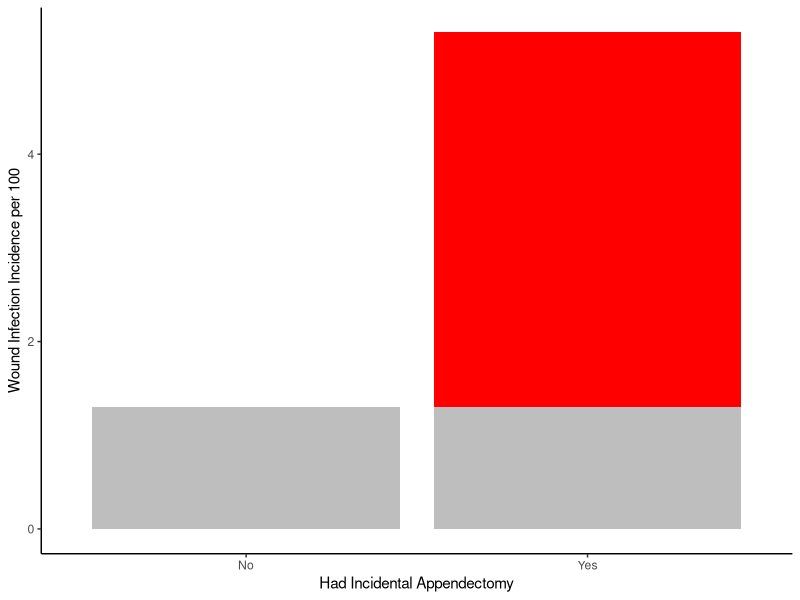

Source code (R):
## ---- chunk 1
knitr::include_graphics("https://picsum.photos/200/300")
## ---- chunk 2
library(dplyr, warn.conflicts = FALSE)
library(ggplot2)
## ---- chunk 3
crosstab_mat <- matrix(
  c(a = 7, b = 124, c = 1, d = 78),
  ncol = 2,
  byrow = TRUE
)

# Add names to make the matrix more readable
rownames(crosstab_mat) <- c("Appendectomy", "No Appendectomy")
colnames(crosstab_mat) <- c("Infection", "No Infection")

crosstab_mat
## ---- chunk 4
crosstab <- as.table(crosstab_mat)

# Add margins
crosstab <- addmargins(crosstab)
crosstab
## ---- chunk 5
crosstab_df <- as.data.frame(crosstab_mat)
crosstab_df
## ---- chunk 6
tbl <- tribble(
  ~appendectomy, ~infection, ~count,
  "Yes", "Yes", 7,
  "Yes", "No",  124,
  "No",  "Yes", 1,
  "No",  "No",  78
)

# Add margins
tbl %>% 
  group_by(appendectomy) %>% 
  mutate(appendectomy_totals = sum(count)) %>% 
  group_by(infection) %>% 
  mutate(infection_totals = sum(count)) %>% 
  ungroup() %>% 
  mutate(margin_total = sum(count))
## ---- chunk 7
crosstab_mat <- cbind(crosstab_mat, rowsum = rowSums(crosstab_mat))
crosstab_mat
## ---- chunk 8
ip_mat <- crosstab_mat[, "Infection"] / crosstab_mat[, "rowsum"]
crosstab_mat <- cbind(crosstab_mat, ip_mat)
crosstab_mat
## ---- chunk 9
ip_tab <- crosstab[, "Infection"] / crosstab[, "Sum"]
crosstab <- cbind(crosstab, ip_tab)
crosstab
## ---- chunk 10
crosstab_df <- crosstab_df %>% 
  mutate(
    rowsum = rowSums(crosstab_df),
    ip_df = `Infection` / rowsum
  )

crosstab_df
## ---- chunk 11
tibble(
  appendectomy = factor(c("No", "No", "Yes", "Yes")),
  base_rate = c("Yes", "No", "Yes", "No"),
  incidence = c(1.3, 0.0, 1.3, 4.0) 
) %>% 
ggplot() +
  geom_col(aes(x = appendectomy, y = incidence, fill = base_rate)) +
  scale_fill_manual(values = c("red", "gray")) +
  labs(
    x = "Had Incidental Appendectomy",
    y = "Wound Infection Incidence per 100"
  ) +
  theme_classic() +
  theme(legend.position = "none") 
## ---- chunk 12
rm(list = ls())
## ---- chunk 13
sessionInfo()
